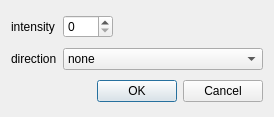
<?xml version="1.0" encoding="UTF-8"?>
<ui version="4.0">
 <class>BlurDialog</class>
 <widget class="QDialog" name="BlurDialog">
  <property name="geometry">
   <rect>
    <x>0</x>
    <y>0</y>
    <width>265</width>
    <height>117</height>
   </rect>
  </property>
  <property name="sizePolicy">
   <sizepolicy hsizetype="Fixed" vsizetype="Fixed">
    <horstretch>0</horstretch>
    <verstretch>0</verstretch>
   </sizepolicy>
  </property>
  <property name="windowTitle">
   <string>Dialog</string>
  </property>
  <layout class="QGridLayout" name="gridLayout">
   <item row="1" column="1">
    <widget class="QSpinBox" name="intensity">
     <property name="maximumSize">
      <size>
       <width>50</width>
       <height>16777215</height>
      </size>
     </property>
     <property name="maximum">
      <number>65536</number>
     </property>
    </widget>
   </item>
   <item row="2" column="0">
    <widget class="QLabel" name="label_2">
     <property name="text">
      <string>direction</string>
     </property>
    </widget>
   </item>
   <item row="1" column="0">
    <widget class="QLabel" name="label">
     <property name="text">
      <string>intensity</string>
     </property>
    </widget>
   </item>
   <item row="2" column="1">
    <widget class="QComboBox" name="direction">
     <property name="minimumSize">
      <size>
       <width>200</width>
       <height>0</height>
      </size>
     </property>
     <item>
      <property name="text">
       <string>none</string>
      </property>
     </item>
     <item>
      <property name="text">
       <string>horizontal</string>
      </property>
     </item>
     <item>
      <property name="text">
       <string>vertical</string>
      </property>
     </item>
     <item>
      <property name="text">
       <string>diagonal (bottom left to top right)</string>
      </property>
     </item>
     <item>
      <property name="text">
       <string>diagonal (top left to bottom right)</string>
      </property>
     </item>
    </widget>
   </item>
   <item row="3" column="0" colspan="2">
    <widget class="QDialogButtonBox" name="buttonBox">
     <property name="orientation">
      <enum>Qt::Horizontal</enum>
     </property>
     <property name="standardButtons">
      <set>QDialogButtonBox::Cancel|QDialogButtonBox::Ok</set>
     </property>
    </widget>
   </item>
  </layout>
 </widget>
 <resources/>
 <connections>
  <connection>
   <sender>buttonBox</sender>
   <signal>accepted()</signal>
   <receiver>BlurDialog</receiver>
   <slot>accept()</slot>
   <hints>
    <hint type="sourcelabel">
     <x>248</x>
     <y>254</y>
    </hint>
    <hint type="destinationlabel">
     <x>157</x>
     <y>274</y>
    </hint>
   </hints>
  </connection>
  <connection>
   <sender>buttonBox</sender>
   <signal>rejected()</signal>
   <receiver>BlurDialog</receiver>
   <slot>reject()</slot>
   <hints>
    <hint type="sourcelabel">
     <x>316</x>
     <y>260</y>
    </hint>
    <hint type="destinationlabel">
     <x>286</x>
     <y>274</y>
    </hint>
   </hints>
  </connection>
 </connections>
</ui>
